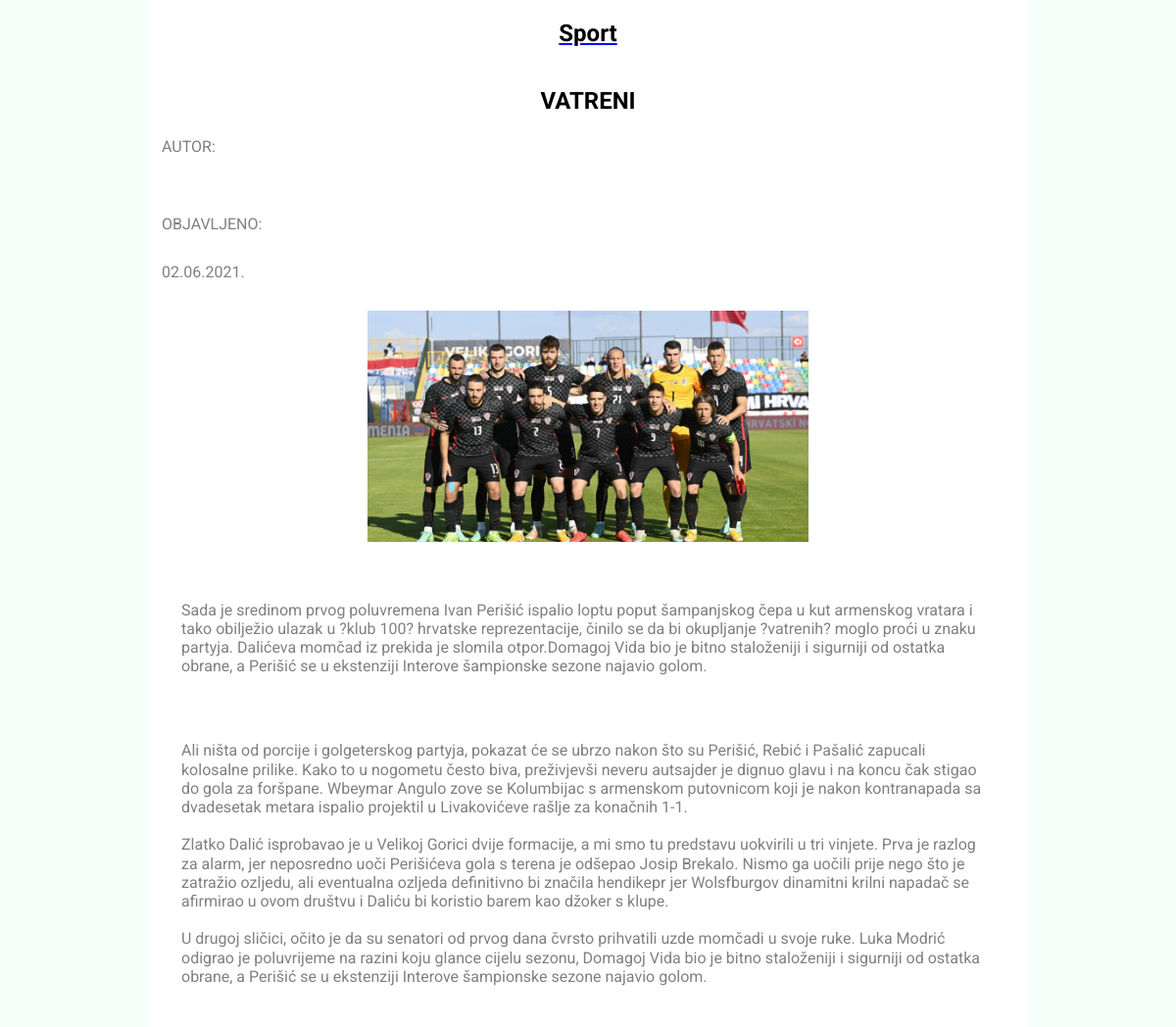
/clanak.php?id=14, run on the app's committed database.
### tables this page shows
CREATE TABLE `vijesti` (
  `id` int(11) NOT NULL,
  `datum` varchar(32) NOT NULL,
  `naslov` varchar(64) NOT NULL,
  `sazetak` text NOT NULL,
  `tekst` text NOT NULL,
  `slika` varchar(64) NOT NULL,
  `kategorija` varchar(64) NOT NULL,
  `arhiva` tinyint(1) NOT NULL
);

### clanak.php (the view, shortened to what this page needs)
<!DOCTYPE html>
<head>
        <link rel="stylesheet"  href="style.css">
    </head>
<body class="sbody">
	<?php
		include 'connect.php';
		$id = $_GET['id'];
		$query = "SELECT * FROM vijesti WHERE arhiva=0 AND id=$id LIMIT 1";
        $result = mysqli_query($dbc, $query);
		while($row = mysqli_fetch_array($result)){
			echo '<section  role="main" class="ispis">';
			echo '<div class="row">';
			echo '<h1 class="category">';
			echo $row['kategorija'];
			echo '</h1>';
			echo '<h1 class="title">';
			echo $row['naslov'];
			echo '</h1>';
			echo "<p>".'AUTOR: '."<p>";
			echo "<p>".'OBJAVLJENO: '."<p>";
			echo "<span>".$row['datum']."</span>";
			echo '</div>';
			echo '<div class="slika">';
			echo '<img src="' . UPLPATH . $row['slika'] . '"';
			echo '</div>';
			echo '<section class="about">';
			echo '<p>';
			echo nl2br($row['sazetak']);
			echo '</p>';
			echo '</section>';
			echo '<section class="sadrzaj">';
			echo '<p>';
			echo nl2br($row['tekst']);
			echo '</p>';
			echo '</section>';
			echo '</section>';
		}
	?>
</body>
</html>

### style.css (style rules this page uses)
* { margin: 0; padding: 0; box-sizing: border-box; list-style: none; }
h1 { text-transform: uppercase; padding-bottom: 20px; padding-top: 20px; color: white; }
p { padding:15px; color:gray; text-align: left; }
section { display:flex; flex-direction: row; margin: 30px 20px; text-align: left; background-color: white; }
.slika { width:100%; height:auto; }
.sbody { background-color:mintcream; font-family: "Roboto", sans-serif; line-height: 1.2; height:1000px; }
.category { color:black; text-decoration: underline; text-decoration-color:blue; text-transform: capitalize; font-weight: bold; text-align: center; }
.row { padding-bottom: 15px; }
.ispis { width: 75%; align-self: center; margin: 0 auto; display: flex; justify-content: center; flex-direction: column; flex-wrap: wrap; }
.title { padding-bottom: 7px; color:black; text-align: center; }
.slika img { padding-bottom: 15px; width:50%; max-height: 400px; display: block; margin-left: auto; margin-right: auto; }
.about { padding-bottom: 7px; }

### data on the page
vijesti: kategorija "Sport", naslov "VATRENI", datum "02.06.2021.", slika (picture), sazetak "Sada je sredinom prvog poluvremena Ivan Perišić ispalio loptu poput šampanjskog čepa u kut armenskog vratara i tako obilježio ulazak u ?klub 100? hrvatske reprezentacije, činilo se da bi okupljanje ?vatrenih? moglo proći u znaku partyja. Dalićeva momčad iz prekida je slomila otpor.Domagoj Vida bio je bitno staloženiji i sigurniji od ostatka obrane, a Perišić se u ekstenziji Interove šampionske sezone najavio golom.", tekst "Ali ništa od porcije i golgeterskog partyja, pokazat će se ubrzo nakon što su Perišić, Rebić i Pašalić zapucali kolosalne prilike. Kako to u nogometu često biva, preživjevši neveru autsajder je dignuo glavu i na koncu čak stigao do gola za foršpane. Wbeymar Angulo zove se Kolumbijac s armenskom putovnicom koji je nakon kontranapada sa dvadesetak metara ispalio projektil u Livakovićeve rašlje za konačnih 1-1. Zlatko Dalić isprobavao je u Velikoj Gorici dvije formacije, a mi smo tu predstavu uokvirili u tri vinjete. Prva je razlog za alarm, jer neposredno uoči Perišićeva gola s terena je odšepao Josip Brekalo. Nismo ga uočili prije nego što je zatražio ozljedu, ali eventualna ozljeda…"
